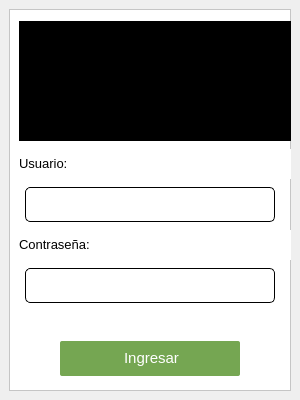
<?xml version="1.0" encoding="UTF-8"?>
<ui version="4.0">
 <class>MainWindow</class>
 <widget class="QMainWindow" name="MainWindow">
  <property name="geometry">
   <rect>
    <x>0</x>
    <y>0</y>
    <width>300</width>
    <height>400</height>
   </rect>
  </property>
  <property name="sizePolicy">
   <sizepolicy hsizetype="Fixed" vsizetype="Fixed">
    <horstretch>0</horstretch>
    <verstretch>0</verstretch>
   </sizepolicy>
  </property>
  <property name="minimumSize">
   <size>
    <width>300</width>
    <height>400</height>
   </size>
  </property>
  <property name="maximumSize">
   <size>
    <width>326</width>
    <height>400</height>
   </size>
  </property>
  <property name="windowTitle">
   <string>MainWindow</string>
  </property>
  <property name="styleSheet">
   <string notr="true"/>
  </property>
  <widget class="QWidget" name="centralwidget">
   <layout class="QGridLayout" name="gridLayout">
    <item row="0" column="1">
     <widget class="QFrame" name="frame">
      <property name="styleSheet">
       <string notr="true">background-color: rgb(255, 255, 255);</string>
      </property>
      <property name="frameShape">
       <enum>QFrame::StyledPanel</enum>
      </property>
      <property name="frameShadow">
       <enum>QFrame::Raised</enum>
      </property>
      <layout class="QVBoxLayout" name="verticalLayout">
       <item>
        <widget class="QLabel" name="label_7">
         <property name="sizePolicy">
          <sizepolicy hsizetype="Fixed" vsizetype="Fixed">
           <horstretch>0</horstretch>
           <verstretch>0</verstretch>
          </sizepolicy>
         </property>
         <property name="minimumSize">
          <size>
           <width>275</width>
           <height>80</height>
          </size>
         </property>
         <property name="maximumSize">
          <size>
           <width>275</width>
           <height>120</height>
          </size>
         </property>
         <property name="styleSheet">
          <string notr="true">alternate-background-color: rgb(119, 118, 123);
background-color: rgb(0, 0, 0);</string>
         </property>
         <property name="text">
          <string/>
         </property>
         <property name="pixmap">
          <pixmap>../../assets/icono.png</pixmap>
         </property>
         <property name="scaledContents">
          <bool>true</bool>
         </property>
        </widget>
       </item>
       <item alignment="Qt::AlignHCenter">
        <widget class="QLabel" name="label_5">
         <property name="sizePolicy">
          <sizepolicy hsizetype="Fixed" vsizetype="Fixed">
           <horstretch>0</horstretch>
           <verstretch>0</verstretch>
          </sizepolicy>
         </property>
         <property name="minimumSize">
          <size>
           <width>300</width>
           <height>30</height>
          </size>
         </property>
         <property name="maximumSize">
          <size>
           <width>16777215</width>
           <height>30</height>
          </size>
         </property>
         <property name="text">
          <string>&lt;html&gt;&lt;head/&gt;&lt;body&gt;&lt;p&gt;&lt;span style=&quot; font-size:10pt;&quot;&gt;Usuario:&lt;/span&gt;&lt;/p&gt;&lt;/body&gt;&lt;/html&gt;</string>
         </property>
        </widget>
       </item>
       <item alignment="Qt::AlignHCenter">
        <widget class="QLineEdit" name="lineEdit">
         <property name="sizePolicy">
          <sizepolicy hsizetype="Fixed" vsizetype="Fixed">
           <horstretch>0</horstretch>
           <verstretch>0</verstretch>
          </sizepolicy>
         </property>
         <property name="minimumSize">
          <size>
           <width>250</width>
           <height>35</height>
          </size>
         </property>
         <property name="maximumSize">
          <size>
           <width>16777215</width>
           <height>35</height>
          </size>
         </property>
         <property name="styleSheet">
          <string notr="true">QLineEdit {
	background-color: rgb(241, 241, 241);
	background-color: rgb(238, 255, 251);
    background-color: white; /* Fondo blanco */
    border: 0.5px solid #000000; /* Borde del color especificado */
    border-radius: 5px; /* Bordes redondeados */
    padding: 5px; /* Espaciado interno */
	font: 10px;
}
QLineEdit:hover {
    border: 1px solid #75A652; /* Bordes más azules cuando el mouse pasa sobre el QLineEdit */
}

QLineEdit:focus {
    border: 1px solid #75A652; /* Borde más azul cuando el QLineEdit tiene foco */
    background-color: #f1f1f1; /* Fondo gris claro cuando tiene foco */
    box-shadow: 0 0 5px rgba(0, 0, 0, 0.3); /* Sombra opcional al activar */
}
</string>
         </property>
         <property name="text">
          <string/>
         </property>
        </widget>
       </item>
       <item alignment="Qt::AlignHCenter">
        <widget class="QLabel" name="label_3">
         <property name="sizePolicy">
          <sizepolicy hsizetype="Fixed" vsizetype="Fixed">
           <horstretch>0</horstretch>
           <verstretch>0</verstretch>
          </sizepolicy>
         </property>
         <property name="minimumSize">
          <size>
           <width>300</width>
           <height>30</height>
          </size>
         </property>
         <property name="maximumSize">
          <size>
           <width>16777215</width>
           <height>30</height>
          </size>
         </property>
         <property name="text">
          <string>&lt;html&gt;&lt;head/&gt;&lt;body&gt;&lt;p&gt;&lt;span style=&quot; font-size:10pt;&quot;&gt;Contraseña:&lt;/span&gt;&lt;/p&gt;&lt;/body&gt;&lt;/html&gt;</string>
         </property>
        </widget>
       </item>
       <item alignment="Qt::AlignHCenter">
        <widget class="QLineEdit" name="lineEdit_2">
         <property name="sizePolicy">
          <sizepolicy hsizetype="Fixed" vsizetype="Fixed">
           <horstretch>0</horstretch>
           <verstretch>0</verstretch>
          </sizepolicy>
         </property>
         <property name="minimumSize">
          <size>
           <width>250</width>
           <height>35</height>
          </size>
         </property>
         <property name="maximumSize">
          <size>
           <width>16777215</width>
           <height>35</height>
          </size>
         </property>
         <property name="styleSheet">
          <string notr="true">QLineEdit {
	background-color: rgb(241, 241, 241);
	background-color: rgb(238, 255, 251);
    background-color: white; /* Fondo blanco */
    border: 0.5px solid #000000; /* Borde del color especificado */
    border-radius: 5px; /* Bordes redondeados */
    padding: 5px; /* Espaciado interno */
	font: 10px;
}
QLineEdit:hover {
    border: 1px solid #75A652; /* Bordes más azules cuando el mouse pasa sobre el QLineEdit */
}

QLineEdit:focus {
    border: 1px solid #75A652; /* Borde más azul cuando el QLineEdit tiene foco */
    background-color: #f1f1f1; /* Fondo gris claro cuando tiene foco */
    box-shadow: 0 0 5px rgba(0, 0, 0, 0.3); /* Sombra opcional al activar */
}
</string>
         </property>
         <property name="text">
          <string/>
         </property>
        </widget>
       </item>
       <item>
        <spacer name="verticalSpacer_4">
         <property name="orientation">
          <enum>Qt::Vertical</enum>
         </property>
         <property name="sizeType">
          <enum>QSizePolicy::Fixed</enum>
         </property>
         <property name="sizeHint" stdset="0">
          <size>
           <width>20</width>
           <height>30</height>
          </size>
         </property>
        </spacer>
       </item>
       <item alignment="Qt::AlignHCenter">
        <widget class="QLabel" name="label">
         <property name="sizePolicy">
          <sizepolicy hsizetype="Fixed" vsizetype="Fixed">
           <horstretch>0</horstretch>
           <verstretch>0</verstretch>
          </sizepolicy>
         </property>
         <property name="minimumSize">
          <size>
           <width>180</width>
           <height>35</height>
          </size>
         </property>
         <property name="maximumSize">
          <size>
           <width>180</width>
           <height>35</height>
          </size>
         </property>
         <property name="cursor">
          <cursorShape>PointingHandCursor</cursorShape>
         </property>
         <property name="styleSheet">
          <string notr="true">QLabel {
    background-color: #75A652; /* Color de fondo */
    border-radius:2px; /* Bordes redondeados */
    color: white; /* Color del texto (opcional) */
    padding: 5px; /* Espaciado interno (opcional) */
}

QLabel:hover {
    background-color: #5e8541; /* Color de fondo al pasar el mouse (opcional) */
    box-shadow: 0 0 10px rgba(0, 0, 0, 0.5); /* Sombra al pasar el mouse (opcional) */
    transform: scale(1.02); /* Ligero aumento al pasar el mouse (opcional) */
    transition: all 0.3s ease-in-out; /* Transición suave (opcional) */
}</string>
         </property>
         <property name="text">
          <string>&lt;html&gt;&lt;head/&gt;&lt;body&gt;&lt;p align=&quot;center&quot;&gt;&lt;span style=&quot; font-size:11pt;&quot;&gt;Ingresar&lt;/span&gt;&lt;/p&gt;&lt;/body&gt;&lt;/html&gt;</string>
         </property>
        </widget>
       </item>
      </layout>
     </widget>
    </item>
   </layout>
  </widget>
 </widget>
 <resources/>
 <connections/>
</ui>
